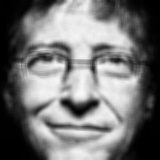
#> input picture caras-clasificacion-multiclase/dataset-procesado/bill gates/000013_0_ruido.jpg, 160 x 160 px, given in place of the camera
$ python capturar-rostro.py
#> lines starting #> are read from the running program, lines starting #| are printed output that depends on the picture; after the words box and inside, x2 and y2 are one past the last pixel; in counts of white or black regions, pixels touching at a corner belong together
import cv2
import os

nombre_persona = "rene castro"
path_datos = 'dataset-procesado'  # Carpeta donde se guardarán las fotos
path_completo = os.path.join(path_datos, nombre_persona)

if not os.path.exists(path_completo):
    print(f'Carpeta creada: {path_completo}')
    os.makedirs(path_completo)

# 2. Cargar el clasificador de rostros (Haar Cascade)
face_cascade = cv2.CascadeClassifier(cv2.data.haarcascades + 'haarcascade_frontalface_default.xml')

# 3. Iniciar la captura de video
cap = cv2.VideoCapture(0)
count = 0

print("Capturando rostro... Presiona 'q' para salir antes de tiempo.")

while True:
    ret, frame = cap.read()
#> frame is the input picture: shape (160, 160, 3); min 0, max 250, mean 117.2
    if not ret: break

    # Convertir a escala de grises para que el algoritmo trabaje mejor
    gray = cv2.cvtColor(frame, cv2.COLOR_BGR2GRAY)

    # Detectar rostros
    faces = face_cascade.detectMultiScale(gray, 1.3, 5)
#> faces = [[13, 7, 136, 136]]

    for (x, y, w, h) in faces:
        # Dibujar un rectángulo en el rostro (opcional, para visualización)
        cv2.rectangle(frame, (x, y), (x + w, y + h), (0, 255, 0), 2)

        # Recortar el rostro y redimensionarlo (ej. 60x60 píxeles)
        rostro_recortado = frame[y:y + h, x:x + w]
        rostro_recortado = cv2.resize(rostro_recortado, (60, 60), interpolation=cv2.INTER_CUBIC)

        # Guardar la imagen
        cv2.imwrite(f'{path_completo}/rostro_{count}.jpg', rostro_recortado)
        count += 1
#> this loop made 1 pass
#> (x, y, w, h, count) on pass 1: (13, 7, 136, 136, 1)
#> pass 1, `rostro_recortado = frame[y:y + h, x:x + w]`:
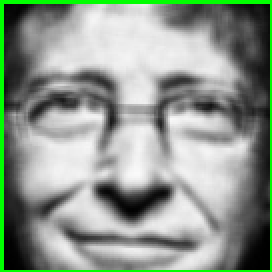
#> rostro_recortado: shape (136, 136, 3) (shown 2 times larger); mean B, G, R 141.4, 152.5, 141.4
#> pass 1, `rostro_recortado = cv2.resize(rostro_recortado, (60, 60), interpolatio..`:
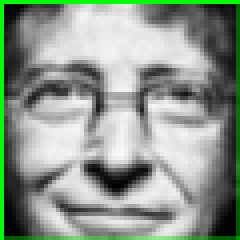
#> rostro_recortado: shape (60, 60, 3) (shown 4 times larger); mean B, G, R 141.4, 152.7, 141.4
#> after the loop:
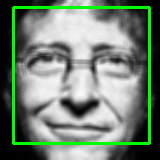
#> frame: shape (160, 160, 3); 6.36% of pixels changed, all inside (x1, y1, x2, y2) = (12, 6, 151, 145)
#> after the loop, count = 1

    # Mostrar el video en vivo
    cv2.imshow('Creando Dataset', frame)

    # Detener si llegamos a 100 fotos o si presionamos 'q'
    k = cv2.waitKey(1)
#> (key q is pressed here)
    if k == ord('q') or count >= 100:
        break

print(f"Dataset finalizado. Se guardaron {count} imágenes en {path_completo}")
#| Dataset finalizado. Se guardaron 1 imágenes en dataset-procesado/rene castro
cap.release()
cv2.destroyAllWindows()
